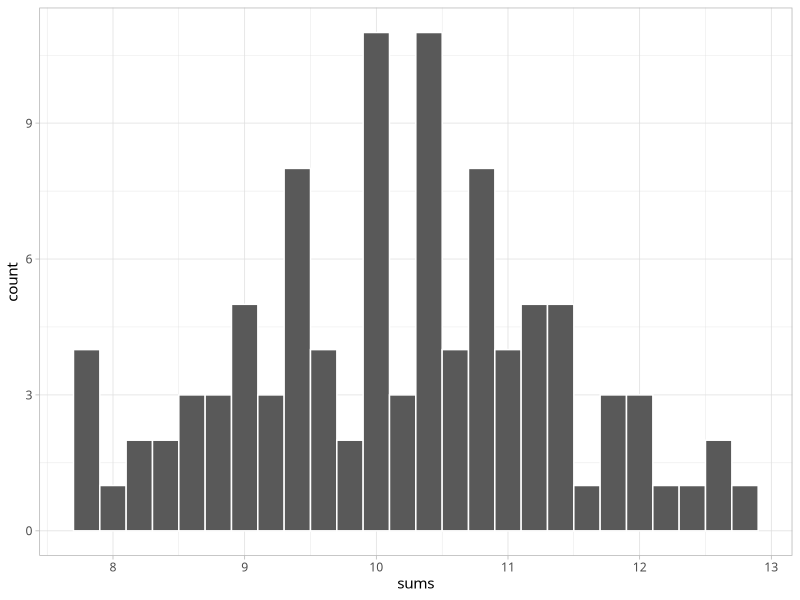

This figure's R source:
## ---- chunk 1
#| echo: false
#| results: hide
#| include: false
library(conflicted)
conflicts_prefer(dplyr::filter)
library(tidyverse)
theme_set(theme_light(base_family = "Avenir Next Condensed"))
## ---- chunk 2
x <- rnorm(100000, mean = 0, sd = 1)
# Use the mean() function to verify that x exhibits those four behaviors.

    #1: The probability that x is within one standard deviation away from the mean is roughly 68%.

mean(x >= -1 & x <= 1) 

    #2: The probability that x is within two standard deviations away from the mean is roughly 95%. 

mean(x >= -2 & x <= 2)

    #3. The probability that x is above the mean (>=) is 50%.

mean(x >= 0)

    #4. The probability that x is below the mean (<=) is also 50%.

mean(x <= 0)

## ---- chunk 3
quantile(x)
## ---- chunk 4
# Now modify the probs argument in the quantile() to find the 0.5% and 99.5% percentiles of x.

quantile(x, probs = c(.005, .995))

## ---- chunk 5
# Use the mean() function to verify that the probability of x being between -2.576 and 2.576 is roughly 99%.

mean(x>-2.576 & x<2.576)
## ---- chunk 6
# In R, create 1000 simulations of x (x being the sum of 20 independent, uniform variables) and plot their histogram.

sumx_sim <- tibble(
  sim_num = 1:100) |> 
  rowwise()  |> 
  mutate(sums = sum(runif(n = 20, min = 0, max = 1)) )

ggplot(sumx_sim,
       aes(x = sums)) +
  geom_histogram(color = 'white',
                 binwidth = 0.2)
## ---- chunk 7
# original simulation: n = 2247

set.seed(123)
est_prop <- .33
num_sims <- 10000 
svy_size <- 2247  

sims <- tibble(sim_num = 1:num_sims) |> 
  uncount(svy_size)

sims <- sims |> 
  mutate(conservative = rbinom(num_sims*svy_size, 1, est_prop)) |> 
  group_by(sim_num) |> 
  summarize(prop = mean(conservative))

mean(sims$prop)
sd(sims$prop)

lower_bound95 <- quantile(sims$prop, .025)
upper_bound95 <- quantile(sims$prop, .975)
ci95 <- c(lower_bound95, upper_bound95)
ci95

SE <- (sd(sims$prop))/sqrt(2247)
SE
mean(sims$prop) - 1.96*SE

## ---- chunk 8
# n = 30
set.seed(123)
est_prop <- .33
num_sims <- 10000 
svy_size <- 30  

sims <- tibble(sim_num = 1:num_sims) |> 
  uncount(svy_size)

sims <- sims |> 
  mutate(conservative = rbinom(num_sims*svy_size, 1, est_prop)) |> 
  group_by(sim_num) |> 
  summarize(prop = mean(conservative))

mean(sims$prop)
sd(sims$prop)

lower_bound95 <- quantile(sims$prop, .025)
upper_bound95 <- quantile(sims$prop, .975)
ci95 <- c(lower_bound95, upper_bound95)
ci95

SE <- (sd(sims$prop))/sqrt(30)
SE
mean(sims$prop) - 1.96*SE
